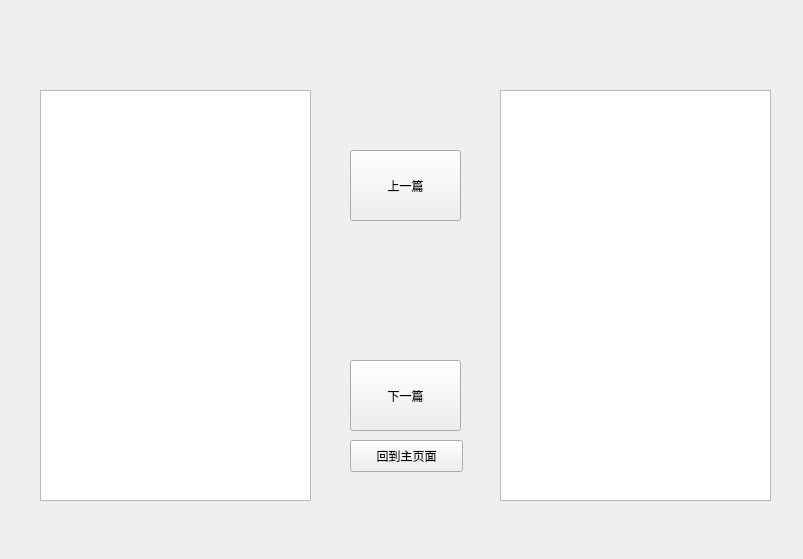
<?xml version="1.0" encoding="UTF-8"?>
<ui version="4.0">
 <class>news</class>
 <widget class="QWidget" name="news">
  <property name="geometry">
   <rect>
    <x>0</x>
    <y>0</y>
    <width>803</width>
    <height>559</height>
   </rect>
  </property>
  <property name="windowTitle">
   <string>Form</string>
  </property>
  <widget class="QTextBrowser" name="yw">
   <property name="geometry">
    <rect>
     <x>40</x>
     <y>90</y>
     <width>271</width>
     <height>411</height>
    </rect>
   </property>
  </widget>
  <widget class="QTextBrowser" name="zw">
   <property name="geometry">
    <rect>
     <x>500</x>
     <y>90</y>
     <width>271</width>
     <height>411</height>
    </rect>
   </property>
  </widget>
  <widget class="QPushButton" name="xyp">
   <property name="geometry">
    <rect>
     <x>350</x>
     <y>360</y>
     <width>111</width>
     <height>71</height>
    </rect>
   </property>
   <property name="text">
    <string>下一篇</string>
   </property>
  </widget>
  <widget class="QLabel" name="ts">
   <property name="geometry">
    <rect>
     <x>320</x>
     <y>500</y>
     <width>171</width>
     <height>31</height>
    </rect>
   </property>
   <property name="text">
    <string/>
   </property>
  </widget>
  <widget class="QPushButton" name="syp">
   <property name="geometry">
    <rect>
     <x>350</x>
     <y>150</y>
     <width>111</width>
     <height>71</height>
    </rect>
   </property>
   <property name="text">
    <string>上一篇</string>
   </property>
  </widget>
  <widget class="QLabel" name="title">
   <property name="geometry">
    <rect>
     <x>90</x>
     <y>10</y>
     <width>601</width>
     <height>71</height>
    </rect>
   </property>
   <property name="text">
    <string/>
   </property>
  </widget>
  <widget class="QPushButton" name="pushButton">
   <property name="geometry">
    <rect>
     <x>350</x>
     <y>440</y>
     <width>113</width>
     <height>32</height>
    </rect>
   </property>
   <property name="text">
    <string>回到主页面</string>
   </property>
  </widget>
 </widget>
 <resources/>
 <connections/>
</ui>
